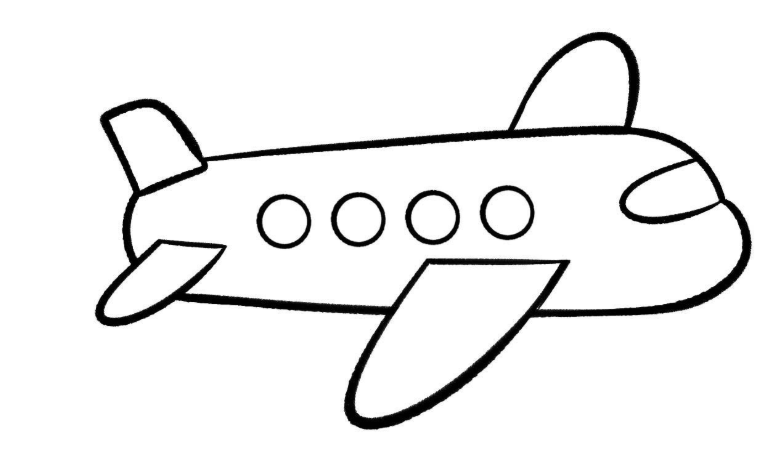
#> input picture image.png, 781 x 465 px
$ python new-image.py image.png
#> lines starting #> are read from the running program, lines starting #| are printed output that depends on the picture; after the words box and inside, x2 and y2 are one past the last pixel; in counts of white or black regions, pixels touching at a corner belong together
"""
final_plotter_ultimate.py — הגרסה הסופית לרובוט ציור
כולל מצב מיוחד (5) לציורים מוכנים מ-AI.
"""

import cv2
import numpy as np
from skimage.morphology import thin
import matplotlib.pyplot as plt
import sys
import os

# ==================== הגדרות פיזיות ====================
IMAGE_MAX_DIM = 800
BASE_WIDTH    = 0.59
H_BOARD       = 0.6
H_ROBOT       = 0.19
X_LIM         = [0.06, 0.53]
Y_LIM         = [0.13, 0.41]
Y_MIN_DRAW    = 0.10

# ==================== הגדרות פרופילים משודרגות ====================
PRESETS = {
    ord('1'): {"mode": "thresh", "blur": 3,  "block": 11, "min_area": 5, "desc": "1. Sharp (Logos/Text)"},
    ord('2'): {"mode": "thresh", "blur": 7,  "block": 21, "min_area": 10, "desc": "2. Balanced (Simple Photos)"},
    ord('3'): {"mode": "dog",    "blur1": 1.0, "blur2": 3.0, "thresh": 0.98, "desc": "3. PRO Portrait (Only for Real Photos!)"},
    ord('4'): {"mode": "thresh", "blur": 21, "block": 91, "min_area": 80, "desc": "4. Abstract Sketch"},
    ord('5'): {"mode": "lineart", "min_area": 10, "desc": "5. AI / Line Art (PERFECT for AI images)"}
}

# ==================== פונקציות עיבוד תמונה ====================

def process_image_lineart(img_orig, settings):
    """
    אלגוריתם חדש במיוחד לציורים מוכנים מ-AI.
    פשוט, חד, בלי ניחושים.
    """
    if len(img_orig.shape) == 3:
        gray = cv2.cvtColor(img_orig, cv2.COLOR_BGR2GRAY)
    else:
        gray = img_orig.copy()

    # שיפור ניגודיות קל לוודא שהשחור הוא שחור והלבן הוא לבן
    _, binary = cv2.threshold(gray, 200, 255, cv2.THRESH_BINARY_INV)

    # ניקוי רעשים מינימלי (נקודות בודדות שה-AI אולי השאיר)
    kernel = np.ones((2,2), np.uint8)
    # סגירת רווחים קטנטנים בקו
    binary = cv2.morphologyEx(binary, cv2.MORPH_CLOSE, kernel)

    return binary

def process_image_dog(img_orig, settings):
    """Difference of Gaussians - לפורטרטים מצולמים בלבד"""
    if len(img_orig.shape) == 3:
        gray = cv2.cvtColor(img_orig, cv2.COLOR_BGR2GRAY)
    else:
        gray = img_orig.copy()

    clahe = cv2.createCLAHE(clipLimit=2.0, tileGridSize=(8,8))
    gray = clahe.apply(gray)
    img_float = gray.astype(np.float32) / 255.0

    g1 = cv2.GaussianBlur(img_float, (0,0), settings["blur1"])
    g2 = cv2.GaussianBlur(img_float, (0,0), settings["blur2"])
    dog = g1 - g2
    dog_norm = (dog * 255).astype(np.uint8)
    thresh_val = 255 * 0.05
    _, binary = cv2.threshold(dog_norm, thresh_val, 255, cv2.THRESH_BINARY)
    kernel = np.ones((2,2), np.uint8)
    binary = cv2.morphologyEx(binary, cv2.MORPH_OPEN, kernel)
    return binary

def process_image_standard(img_orig, settings):
    """Adaptive Threshold - ללוגואים ותמונות רגילות"""
    if len(img_orig.shape) == 3:
        gray = cv2.cvtColor(img_orig, cv2.COLOR_BGR2GRAY)
    else:
        gray = img_orig.copy()

    clahe = cv2.createCLAHE(clipLimit=2.0, tileGridSize=(8,8))
    gray = clahe.apply(gray)

    b = settings["blur"]
    gray = cv2.bilateralFilter(gray, 9, b*10, b*10)

    blk = settings["block"]
    if blk % 2 == 0: blk += 1
    binary = cv2.adaptiveThreshold(
        gray, 255,
        cv2.ADAPTIVE_THRESH_GAUSSIAN_C,
        cv2.THRESH_BINARY_INV,
        blk,
        10
    )
    return binary

def process_image_router(img_orig, settings):
    # נתב חכם
    if settings["mode"] == "dog":
        binary = process_image_dog(img_orig, settings)
    elif settings["mode"] == "lineart":
        binary = process_image_lineart(img_orig, settings)
    else:
        binary = process_image_standard(img_orig, settings)

    # שלב סופי משותף: ניקוי והפיכה לקו דק
    num_labels, labels, stats, _ = cv2.connectedComponentsWithStats(binary, connectivity=8)
    cleaned = np.zeros_like(binary)
    min_a = settings.get("min_area", 20)

    for i in range(1, num_labels):
        if stats[i, cv2.CC_STAT_AREA] >= min_a:
            cleaned[labels == i] = 255

    skeleton = thin(cleaned > 0)
    return skeleton

# ==================== תצוגה מקדימה ====================

def create_preview_grid(img_orig):
    h, w = img_orig.shape[:2]
    preview_dim = 400
    scale = preview_dim / max(h, w)
    img_small = cv2.resize(img_orig, None, fx=scale, fy=scale, interpolation=cv2.INTER_AREA)

    previews = []
    # מציג את 4 האפשרויות הרלוונטיות ביותר (דילגתי על 4 כדי להכניס את 5)
    keys_to_show = [ord('1'), ord('2'), ord('3'), ord('5')]

    for key in keys_to_show:
        settings = PRESETS[key]
        skeleton = process_image_router(img_small, settings)
        vis = (skeleton * 255).astype(np.uint8)
        vis = cv2.cvtColor(vis, cv2.COLOR_GRAY2BGR)

        color = (0, 255, 0)
        if key == ord('5'): color = (0, 165, 255) # כתום להדגשה לחדש

        cv2.putText(vis, settings["desc"], (10, 30),
                    cv2.FONT_HERSHEY_SIMPLEX, 0.5, color, 2)
        cv2.rectangle(vis, (0,0), (vis.shape[1], vis.shape[0]), (50,50,50), 2)
        previews.append(vis)

    top_row = np.hstack((previews[0], previews[1]))
    bot_row = np.hstack((previews[2], previews[3]))
    grid = np.vstack((top_row, bot_row))
    return grid

# ==================== פונקציות מסלול ====================

# [103 lines left out: functions simplify_segment, extract_segments, optimize_route, plot_preview, not called in this run]

# ==================== Main ====================

def main():
    if len(sys.argv) > 1:
        image_path = sys.argv[1]
    else:
        image_path = input("Enter image filename: ").strip()

    if not os.path.exists(image_path):
        print("Error: File not found!")
        return

    print("Loading image...")
    img_orig = cv2.imread(image_path)
#> img_orig is the input picture: shape (465, 781, 3); mean B, G, R 237.9, 237.9, 237.9

    h, w = img_orig.shape[:2]
#> h = 465; w = 781
    if max(h, w) > IMAGE_MAX_DIM:
        scale = IMAGE_MAX_DIM / max(h, w)
        img_orig = cv2.resize(img_orig, None, fx=scale, fy=scale, interpolation=cv2.INTER_AREA)

    # --- שלב 1: בחירת סגנון ---
    grid = create_preview_grid(img_orig)
#> in create_preview_grid, `img_small = cv2.resize(img_orig, None, fx=scale, fy=scale, interpolati..`:
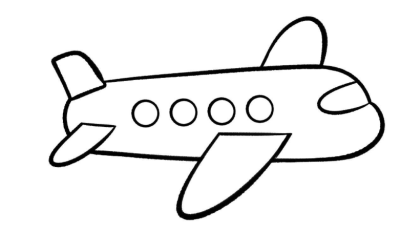
#> img_small: shape (238, 400, 3); mean B, G, R 237.9, 237.9, 237.9
#> the loop in create_preview_grid, `for key in keys_to_show:` made 4 passes
#> num_labels in process_image_router on passes 1, 2, 4: 6, 6, 6
#> (num_labels in process_image_router, stats in process_image_router) on pass 3: (2, [[0, 0, 400, 238, 73382], [45, 13, 346, 213, 21818]])
#> pass 1, in process_image_standard, `binary = cv2.adaptiveThreshold( gray, 255, cv2.ADAPTIVE_THRESH_GAUSSIA..`:
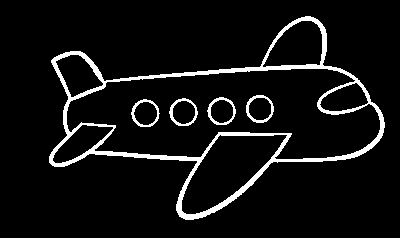
#> binary: shape (238, 400); 6.8% white; 5 white regions, box (x1, y1, x2, y2) and area: (49, 16, 385, 220) 5580, (246, 95, 274, 123) 221, (207, 97, 236, 125) 218, (169, 98, 198, 126) 217, (131, 99, 160, 127) 211
#> after the loop in create_preview_grid, `for key in keys_to_show:`:
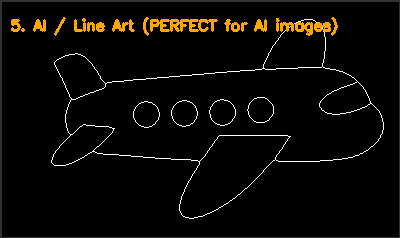
#> vis: shape (238, 400, 3); mean B, G, R 5.2, 8.6, 10.5
#> after the loop in create_preview_grid, `for key in keys_to_show:`: previews = 4 items
#> in create_preview_grid, `top_row = np.hstack((previews[0], previews[1]))`:
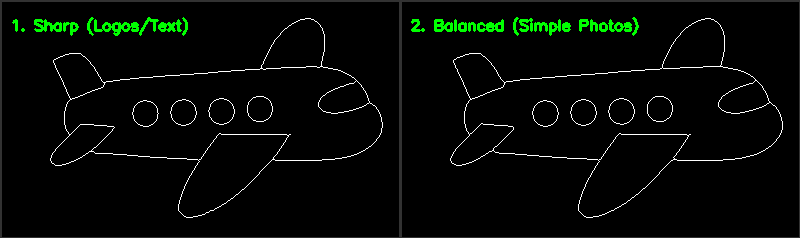
#> top_row: shape (238, 800, 3); mean of channels 0, 1, 2 5.3, 8.8, 5.3; drawn as B, G, R
#> in create_preview_grid, `bot_row = np.hstack((previews[2], previews[3]))`:
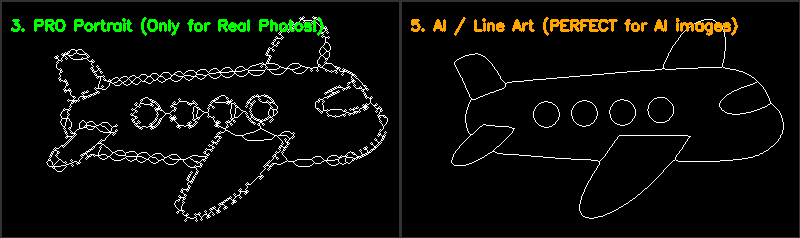
#> bot_row: shape (238, 800, 3); mean of channels 0, 1, 2 8.9, 13.2, 11.5; drawn as B, G, R
#> in create_preview_grid, `grid = np.vstack((top_row, bot_row))`:
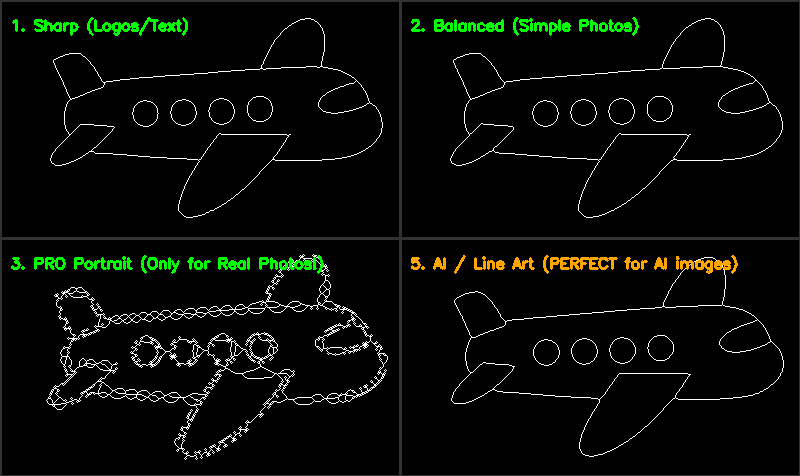
#> grid: shape (476, 800, 3); mean of channels 0, 1, 2 7.1, 11, 8.4; drawn as B, G, R
    window_name = "1. Select Style (Press 1, 2, 3 or 5)"
    cv2.namedWindow(window_name)
    cv2.imshow(window_name, grid)

    print("\n--- STEP 1: SELECT STYLE ---")
    print("  TIP: Use '5' for AI Generated Images!")

    selected_settings = None
    while True:
        key = cv2.waitKey(0) & 0xFF
#> (key q is pressed here)
        if key in PRESETS:
            selected_settings = PRESETS[key]
            print(f" -> Selected: {selected_settings['desc']}")
            break
        elif key == ord('q'): return

    # --- שלב 2: בחירת גודל ---
    size_screen = np.zeros((400, 600, 3), dtype=np.uint8)
    cv2.putText(size_screen, "STEP 2: CHOOSE SIZE", (50, 80), cv2.FONT_HERSHEY_SIMPLEX, 1, (255, 255, 255), 2)
    cv2.putText(size_screen, "[S] Small  (0.5)", (50, 160), cv2.FONT_HERSHEY_SIMPLEX, 0.8, (100, 255, 100), 2)
    cv2.putText(size_screen, "[M] Medium (0.8)", (50, 220), cv2.FONT_HERSHEY_SIMPLEX, 0.8, (100, 255, 255), 2)
    cv2.putText(size_screen, "[L] Large  (1.0)", (50, 280), cv2.FONT_HERSHEY_SIMPLEX, 0.8, (100, 100, 255), 2)

    cv2.destroyWindow(window_name)
    window_size = "2. Select Size (S/M/L)"
    cv2.imshow(window_size, size_screen)

    print("\n--- STEP 2: SELECT SIZE ---")
    fraction = 0.8
    while True:
        key = cv2.waitKey(0) & 0xFF
        if key == ord('s') or key == ord('S'): fraction = 0.5; break
        elif key == ord('m') or key == ord('M'): fraction = 0.8; break
        elif key == ord('l') or key == ord('L'): fraction = 1.0; break
        elif key == ord('q'): return

    cv2.destroyAllWindows()

    # --- שלב 3: עיבוד סופי ---
    print("\nProcessing full resolution path...")
    skeleton_final = process_image_router(img_orig, selected_settings)

    # חילוץ וסינון
    min_len = selected_settings.get("min_area", 15)
    segments_pix = extract_segments(skeleton_final, min_length=min_len)

    if not segments_pix:
        print("Error: No paths found!")
        return

    # המרה למטרים
    all_pts = np.vstack(segments_pix)
    x_lim_pix = [all_pts[:,1].min(), all_pts[:,1].max()]
    y_lim_pix = [all_pts[:,0].min(), all_pts[:,0].max()]

    pix_w = x_lim_pix[1] - x_lim_pix[0]
    pix_h = y_lim_pix[1] - y_lim_pix[0]
    x_range = (X_LIM[1] - X_LIM[0]) * fraction
    y_range = (Y_LIM[1] - max(Y_LIM[0], Y_MIN_DRAW)) * fraction
    scale = min(x_range/pix_w, y_range/pix_h)

    x_center = (X_LIM[0] + X_LIM[1]) / 2
    y_center = (max(Y_LIM[0], Y_MIN_DRAW) + Y_LIM[1]) / 2
    actual_w = pix_w * scale
    actual_h = pix_h * scale

    segments_m = []
    for seg in segments_pix:
        rows, cols = seg[:,0], seg[:,1]
        nx = (cols - x_lim_pix[0]) / pix_w
        ny = (rows - y_lim_pix[0]) / pix_h
        mx = x_center - actual_w/2 + nx*actual_w
        my = y_center - actual_h/2 + ny*actual_h
        mx = np.clip(mx, X_LIM[0], X_LIM[1])
        my = np.clip(my, max(Y_LIM[0], Y_MIN_DRAW), Y_LIM[1])

        seg_m = np.column_stack([mx, my])
        seg_m = simplify_segment(seg_m)
        segments_m.append(seg_m)

    start_xy = [(X_LIM[0] + X_LIM[1]) / 2, max(Y_LIM[0], Y_MIN_DRAW)]
    segments_m = optimize_route(segments_m, start_xy)

    # שמירה
    filename = "path.txt"
    with open(filename, 'w') as f:
        f.write(f"# Style: {selected_settings['desc']}, Size: {fraction}\n\n")
        for seg in segments_m:
            f.write("PEN_UP\n")
            f.write(f"G:{seg[0][0]:.5f},{seg[0][1]:.5f}\n")
            f.write("PEN_DOWN\n")
            for pt in seg[1:]:
                f.write(f"G:{pt[0]:.5f},{pt[1]:.5f}\n")
            f.write("PEN_UP\n")

    print(f"✅ DONE! Saved to '{filename}'.")
    plot_preview(segments_pix, segments_m)

if __name__ == "__main__":
    main()
